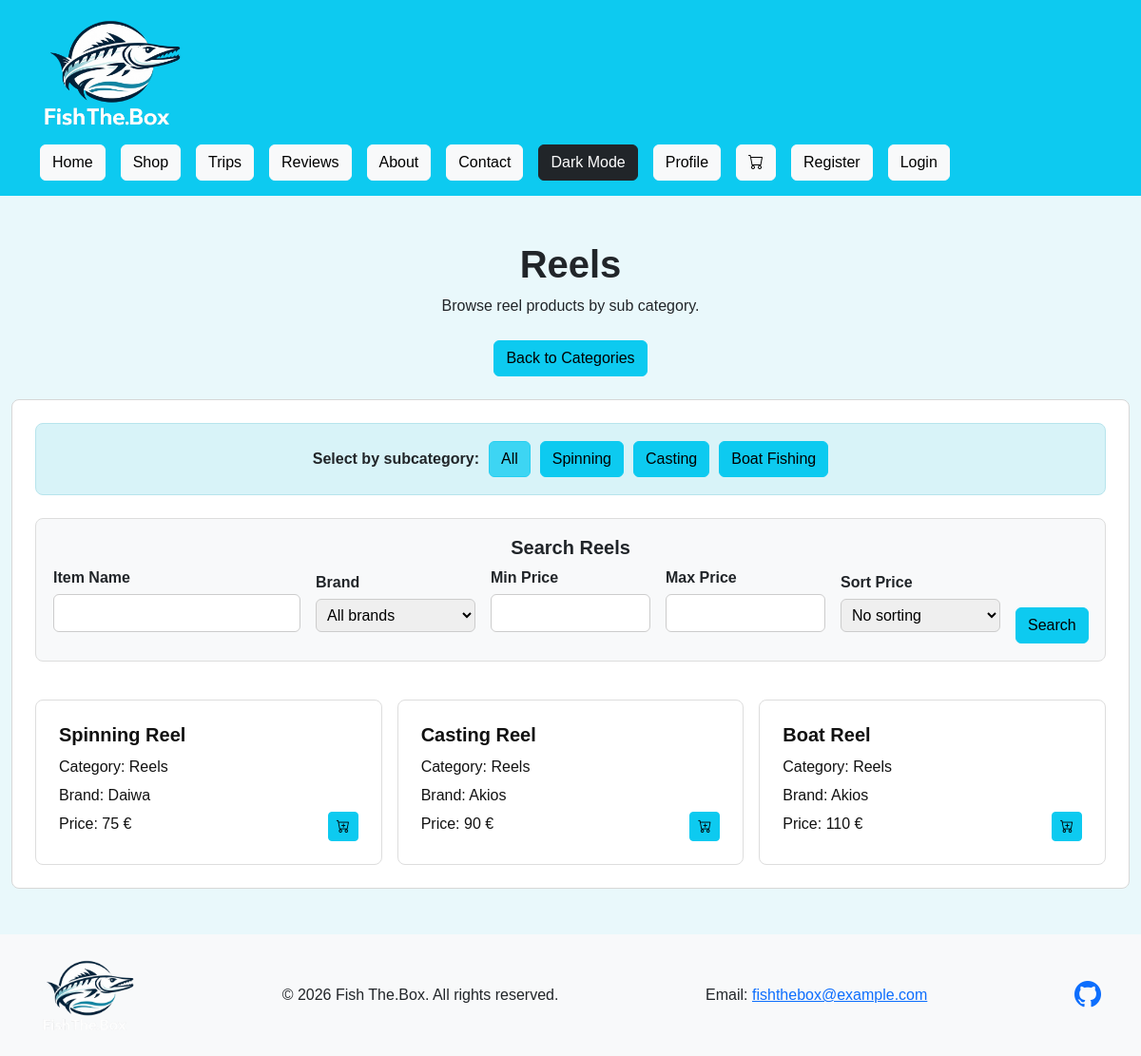
Page /shop/Reels on the earlier database version.
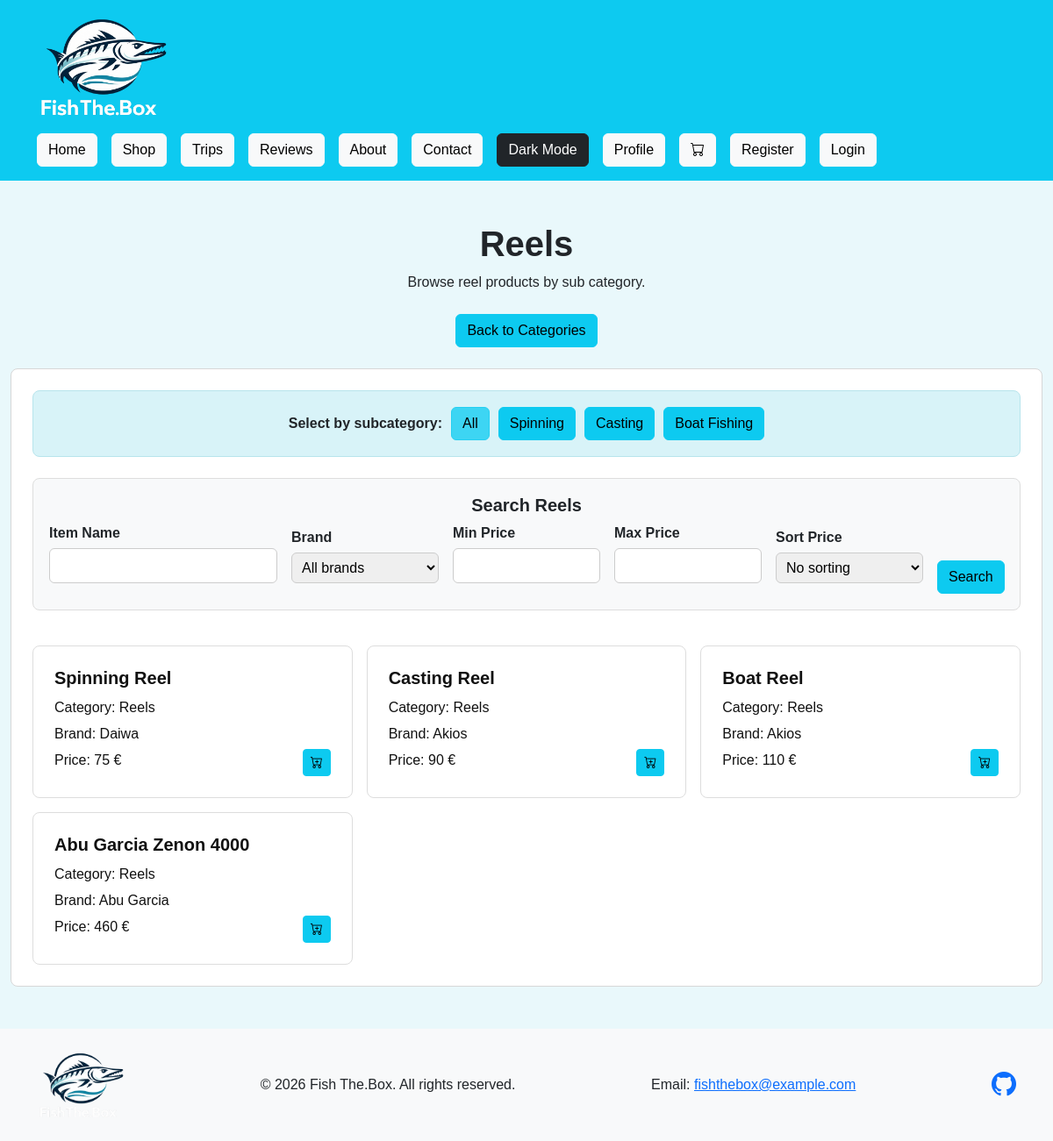
Same page on the later database version.
### shop/models.py (models this page shows, shortened)
class SubCategory(models.Model):
    name = models.CharField(max_length=100)
    category = models.ForeignKey(Category, on_delete=models.CASCADE, null=True, blank=True)

class Product(models.Model):
    name = models.CharField(max_length=200)
    brand = models.CharField(max_length=100)
    price = models.IntegerField()
    description = models.TextField(blank=True)
    photo = models.CharField(max_length=200, blank=True)
    category = models.ForeignKey(Category, on_delete=models.CASCADE)
    sub_category = models.ForeignKey(SubCategory, on_delete=models.CASCADE)
    owner = models.ForeignKey(User, on_delete=models.CASCADE, null=True, blank=True)

class Category(models.Model):
    name = models.CharField(max_length=100)
    photo = models.CharField(max_length=200)

### shop/views.py (the view)
# urls.py: path('shop/Reels', views.reels, name='reels'),
def reels(request):
    return show_category(request, "Reels", "shop/reels.html")

### shop/forms.py
class SubCategoryForm(forms.Form):
    sub_category = forms.CharField(label="Sub Category", max_length=100)

class ProductSearchForm(forms.Form):
    search_name = forms.CharField(label="Item Name", required=False)
    brand = forms.CharField(label="Brand", required=False)
    min_price = forms.IntegerField(label="Minimum Price", required=False, min_value=0)
    max_price = forms.IntegerField(label="Maximum Price", required=False, min_value=0)
    price_order = forms.ChoiceField(
        label="Sort Price",
        required=False,
        choices=[
            ("none", "No sorting"),
            ("low", "Lowest first"),
            ("high", "Highest first"),
        ]
    )

### shop/templates/shop/reels.html (shortened to what the changed rows need)
<!DOCTYPE html>
{% load static %}
<html lang="en">
<head>
    <link href="https://cdn.jsdelivr.net/npm/bootstrap@5.3.3/dist/css/bootstrap.min.css" rel="stylesheet">
    <link href="https://cdn.jsdelivr.net/npm/bootstrap-icons@1.11.3/font/bootstrap-icons.min.css" rel="stylesheet">
    <link rel="stylesheet" href="{% static 'shop/shop.css' %}?v=2">
    <link rel="stylesheet" href="{% static 'DarkMode/DarkMode.css' %}?v=2">
</head>
<body>
    <main class="shop-main">
        <section class="shop-section py-5">
            <div class="container">
                <h1 class="text-center fw-bold mb-2">Reels</h1>
                <div class="category-content-panel">
                <div class="filter-bar">
                    <div class="sub-category-buttons">
                        {% for sub_category in sub_categories %}
                            <form action="{% url 'shop:reels' %}" method="post">
                                <button type="submit"
                                        class="btn btn-info {% if selected_sub_category == sub_category %}active{% endif %}">
                                    {{ sub_category }}
                                </button>
                            </form>
                        {% endfor %}
                    </div>
                </div>
                <div class="shop-search-box mt-4">
                    <h2 class="h5 fw-bold text-center">Search Reels</h2>
                </div>
                <div class="row g-3 mt-4">
                    {% for shop_item in items %}
                        <div class="col-md-4">
                            <div class="product-card h-100">
                                <a href="{% url 'shop:product_details' %}?product_id={{ shop_item.id }}" class="product-link">
                                    <div class="product-details">
                                        <h2 class="h5 fw-bold">{{ shop_item.name }}</h2>
                                        <p>Category: {{ shop_item.category.name }}</p>
                                        <p>Brand: {{ shop_item.brand }}</p>
                                        <p>Price: {{ shop_item.price }} &euro;</p>
                                    </div>
                                </a>
                                <form action="{% url 'cart:add_to_cart' %}" method="post" class="product-cart-form">
                                    <button type="submit" class="btn btn-info btn-sm">
                                        <i class="bi bi-cart-plus"></i>
                                    </button>
                                </form>
                            </div>
                        </div>
                    {% empty %}
                        <p class="text-center text-muted">No shop items found.</p>
                    {% endfor %}
                </div>
                </div>
            </div>
        </section>
    </main>
</body>
</html>

Differences in the rows shown:
added Product: name "Abu Garcia Zenon 4000", category.name "Reels", brand "Abu Garcia", price "460"
